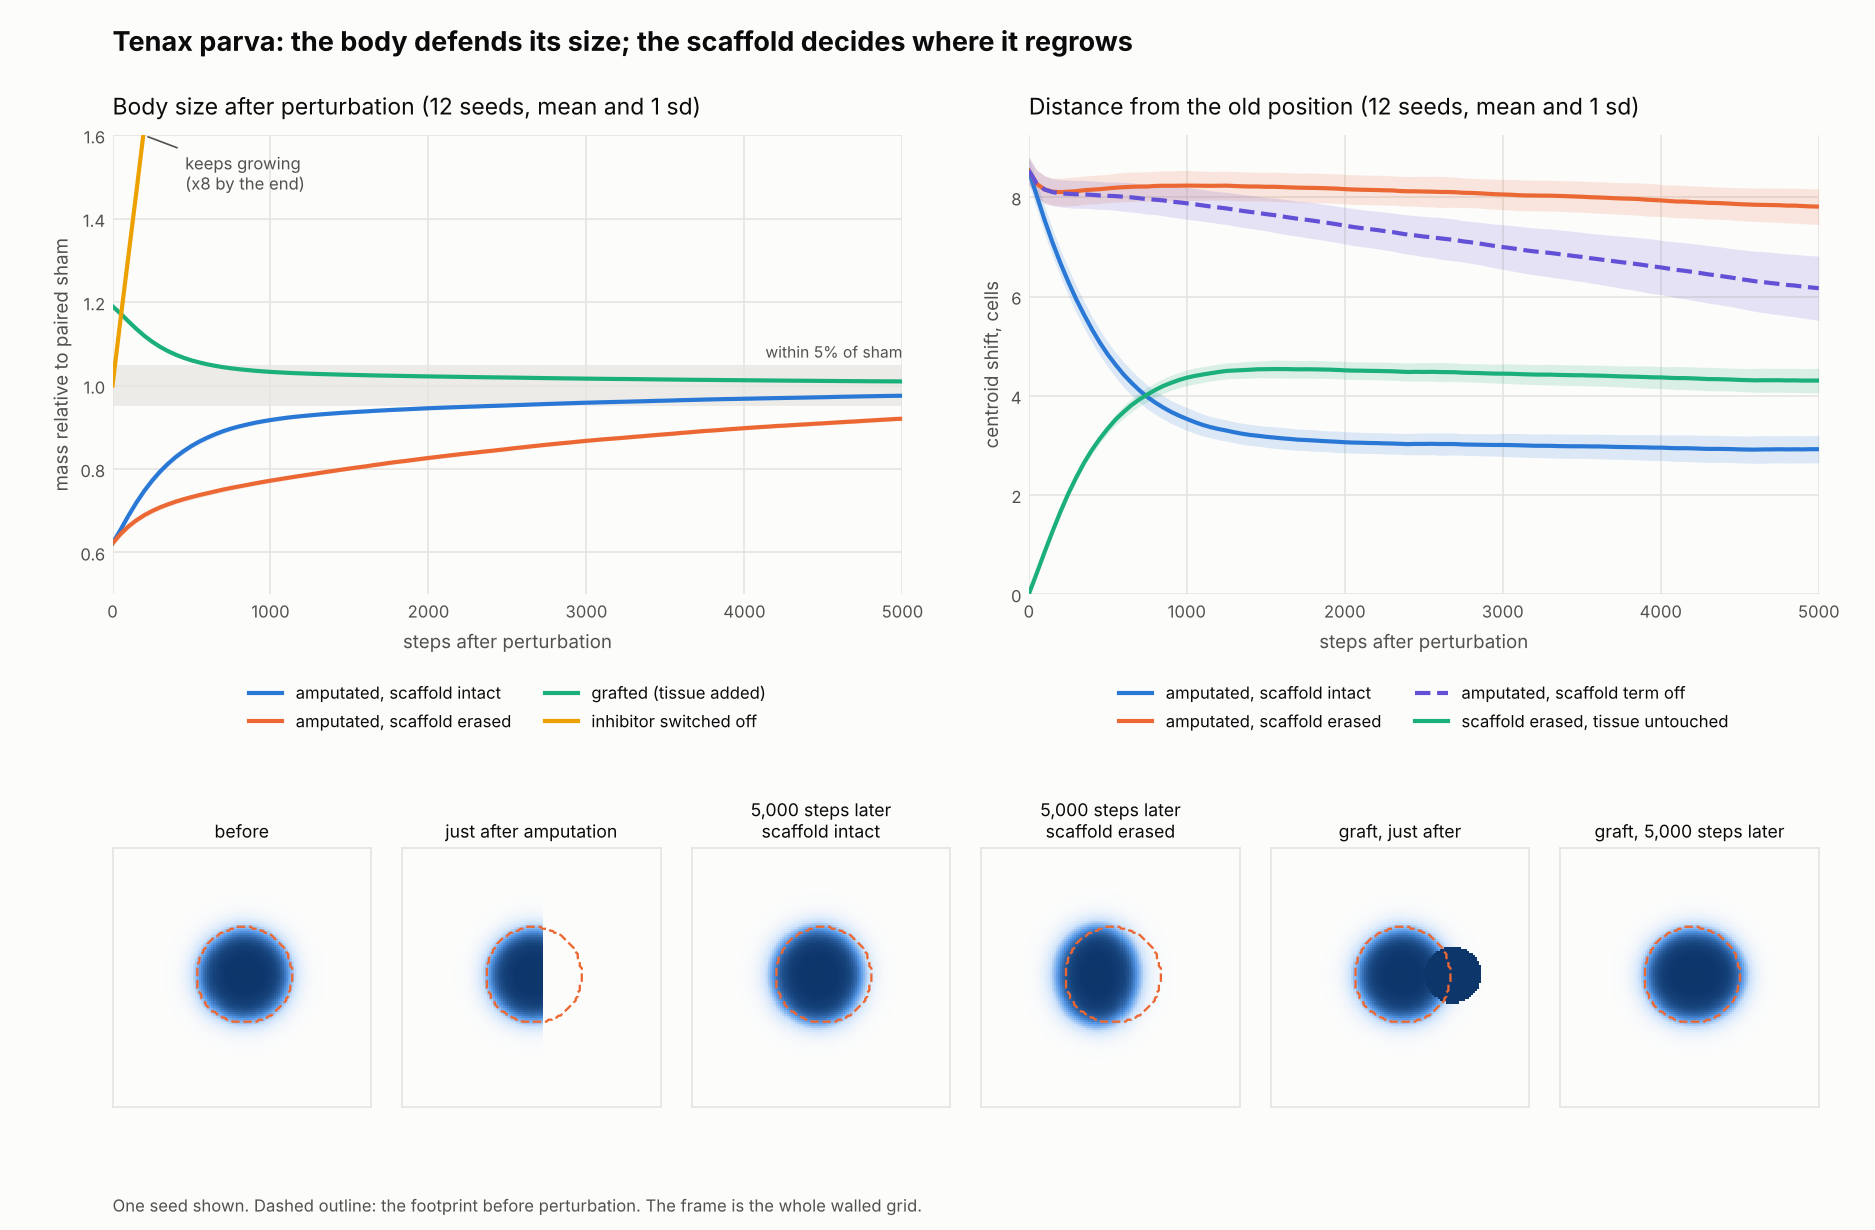

Recreate this plot in Python.
"""Figure for tenax.py.  Reads tenax_plotdata.npz, writes tenax_figure.png."""
import sys
from pathlib import Path

import numpy as np
import matplotlib
matplotlib.use('Agg')
import matplotlib.pyplot as plt
from matplotlib.colors import LinearSegmentedColormap

INK, INK2, SURF, GRID = '#0b0b0b', '#52514e', '#fcfcfb', '#e6e5e0'
BLUE, ORANGE, AQUA, YELLOW, VIOLET = '#2a78d6', '#eb6834', '#1baf7a', '#eda100', '#6250d6'
TISSUE = LinearSegmentedColormap.from_list('tissue', [SURF, '#cde2fb', '#5598e7', '#0d366b'])


def style(ax, title, xlabel, ylabel):
    ax.set_facecolor(SURF)
    ax.set_title(title, loc='left', fontsize=11, color=INK, pad=10)
    ax.set_xlabel(xlabel, fontsize=9, color=INK2); ax.set_ylabel(ylabel, fontsize=9, color=INK2)
    ax.tick_params(colors=INK2, labelsize=8, length=0)
    ax.grid(color=GRID, linewidth=.8); ax.set_axisbelow(True)
    for s in ax.spines.values():
        s.set_visible(False)


def band(ax, t, arr, color, label, ls='-', dy=0):
    mu, sd = arr.mean(0), arr.std(0)
    ax.fill_between(t, mu - sd, mu + sd, color=color, alpha=.15, linewidth=0)
    ax.plot(t, mu, color=color, linewidth=2, linestyle=ls, label=label)
    return mu


def draw(out):
    d = np.load(Path(out) / 'tenax_plotdata.npz')
    t = d['t']
    fig = plt.figure(figsize=(12.5, 8.2), dpi=150, facecolor=SURF)
    gs = fig.add_gridspec(2, 6, height_ratios=[1, .78], hspace=.5, wspace=.12, left=.06, right=.97, top=.89, bottom=.06)
    fig.suptitle('Tenax parva: the body defends its size; the scaffold decides where it regrows',
                 x=.06, ha='left', fontsize=13, color=INK, fontweight='bold')

    gs0 = gs[0, :].subgridspec(1, 2, wspace=.16)
    ax = fig.add_subplot(gs0[0])
    style(ax, 'Body size after perturbation (12 seeds, mean and 1 sd)', 'steps after perturbation', 'mass relative to paired sham')
    ax.axhspan(.95, 1.05, color=GRID, alpha=.7, linewidth=0)
    ax.text(t[-1], 1.058, 'within 5% of sham', ha='right', va='bottom', fontsize=7.5, color=INK2)
    band(ax, t, d['mass_amputate'], BLUE, 'amputated, scaffold intact')
    band(ax, t, d['mass_amputate_wipe'], ORANGE, 'amputated, scaffold erased')
    band(ax, t, d['mass_graft'], AQUA, 'grafted (tissue added)')
    ko = d['mass_inhibitor_off'].mean(0)
    ax.plot(t, ko, color=YELLOW, linewidth=2, label='inhibitor switched off')
    ax.set_ylim(.5, 1.6); ax.set_xlim(0, t[-1])
    i = int(np.argmax(ko > 1.6))
    ax.annotate(f'keeps growing\n(x{ko[-1]:.0f} by the end)', xy=(t[i], 1.6), xytext=(t[i] + 260, 1.47), fontsize=8, color=INK2,
                arrowprops=dict(arrowstyle='-', color=INK2, linewidth=.8))
    ax.legend(frameon=False, fontsize=8, loc='upper center', bbox_to_anchor=(.5, -.16), labelcolor=INK, ncol=2)

    ax = fig.add_subplot(gs0[1])
    style(ax, 'Distance from the old position (12 seeds, mean and 1 sd)', 'steps after perturbation', 'centroid shift, cells')
    band(ax, t, d['shift_amputate'], BLUE, 'amputated, scaffold intact')
    band(ax, t, d['shift_amputate_wipe'], ORANGE, 'amputated, scaffold erased')
    band(ax, t, d['shift_no_scaffold'], VIOLET, 'amputated, scaffold term off', ls='--')
    band(ax, t, d['shift_wipe_only'], AQUA, 'scaffold erased, tissue untouched')
    ax.set_xlim(0, t[-1]); ax.set_ylim(0, None)
    ax.legend(frameon=False, fontsize=8, loc='upper center', bbox_to_anchor=(.5, -.16), labelcolor=INK, ncol=2)

    foot = d['foot'].astype(float)
    panels = [('before', d['pre']), ('just after amputation', d['snap_amputate'][0]),
              ('5,000 steps later\nscaffold intact', d['snap_amputate'][1]), ('5,000 steps later\nscaffold erased', d['snap_amputate_wipe'][1]),
              ('graft, just after', d['snap_graft'][0]), ('graft, 5,000 steps later', d['snap_graft'][1])]
    for j, (ttl, img) in enumerate(panels):
        ax = fig.add_subplot(gs[1, j])
        ax.imshow(img, cmap=TISSUE, vmin=0, vmax=1, interpolation='nearest')
        ax.contour(foot, levels=[.5], colors=[ORANGE], linewidths=1.1, linestyles='--')
        ax.set_title(ttl, fontsize=8.5, color=INK, pad=5)
        ax.set_xticks([]); ax.set_yticks([])
        for s in ax.spines.values():
            s.set_color(GRID)
    fig.text(.06, .015, 'One seed shown. Dashed outline: the footprint before perturbation. The frame is the whole walled grid.', fontsize=8, color=INK2)
    fig.savefig(Path(out) / 'tenax_figure.png', facecolor=SURF)
    plt.close(fig)


if __name__ == '__main__':
    draw(sys.argv[1] if len(sys.argv) > 1 else Path(__file__).resolve().parent)
